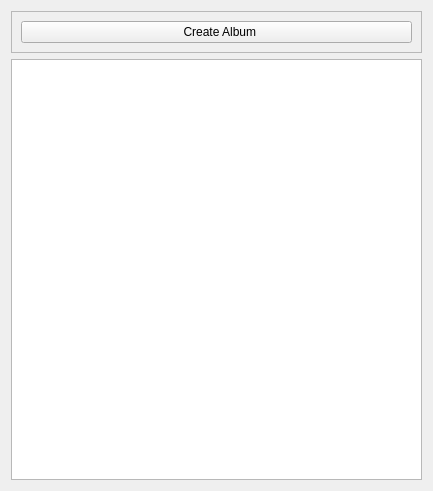
<?xml version="1.0" encoding="UTF-8"?>
<ui version="4.0">
 <class>AlbumListWidget</class>
 <widget class="QWidget" name="AlbumListWidget">
  <property name="geometry">
   <rect>
    <x>0</x>
    <y>0</y>
    <width>433</width>
    <height>491</height>
   </rect>
  </property>
  <property name="windowTitle">
   <string>Form</string>
  </property>
  <layout class="QVBoxLayout" name="verticalLayout">
   <item>
    <widget class="QFrame" name="frame">
     <property name="frameShape">
      <enum>QFrame::StyledPanel</enum>
     </property>
     <property name="frameShadow">
      <enum>QFrame::Raised</enum>
     </property>
     <layout class="QHBoxLayout" name="horizontalLayout">
      <item>
       <widget class="QPushButton" name="createAlbumButton">
        <property name="text">
         <string>  Create Album</string>
        </property>
        <property name="icon">
         <iconset resource="resource.qrc">
          <normaloff>:/resources/resources/add.png</normaloff>:/resources/resources/add.png</iconset>
        </property>
       </widget>
      </item>
     </layout>
    </widget>
   </item>
   <item>
    <widget class="QListView" name="albumList"/>
   </item>
  </layout>
 </widget>
 <resources>
  <include location="resource.qrc"/>
 </resources>
 <connections/>
</ui>
